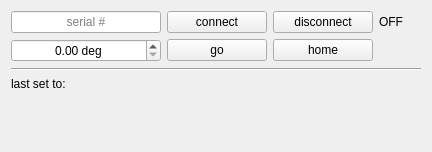
<?xml version="1.0" encoding="UTF-8"?>
<ui version="4.0">
 <class>ui_kcube</class>
 <widget class="QWidget" name="ui_kcube">
  <property name="geometry">
   <rect>
    <x>0</x>
    <y>0</y>
    <width>432</width>
    <height>152</height>
   </rect>
  </property>
  <property name="windowTitle">
   <string>Form</string>
  </property>
  <layout class="QVBoxLayout" name="verticalLayout">
   <item>
    <layout class="QHBoxLayout" name="horizontalLayout">
     <item>
      <widget class="QLineEdit" name="lineEdit">
       <property name="sizePolicy">
        <sizepolicy hsizetype="Fixed" vsizetype="Fixed">
         <horstretch>0</horstretch>
         <verstretch>0</verstretch>
        </sizepolicy>
       </property>
       <property name="minimumSize">
        <size>
         <width>150</width>
         <height>0</height>
        </size>
       </property>
       <property name="maximumSize">
        <size>
         <width>100</width>
         <height>16777215</height>
        </size>
       </property>
       <property name="inputMask">
        <string/>
       </property>
       <property name="text">
        <string/>
       </property>
       <property name="alignment">
        <set>Qt::AlignCenter</set>
       </property>
       <property name="placeholderText">
        <string>serial #</string>
       </property>
      </widget>
     </item>
     <item>
      <widget class="QPushButton" name="connect_button">
       <property name="sizePolicy">
        <sizepolicy hsizetype="Fixed" vsizetype="Fixed">
         <horstretch>0</horstretch>
         <verstretch>0</verstretch>
        </sizepolicy>
       </property>
       <property name="minimumSize">
        <size>
         <width>100</width>
         <height>0</height>
        </size>
       </property>
       <property name="maximumSize">
        <size>
         <width>75</width>
         <height>16777215</height>
        </size>
       </property>
       <property name="text">
        <string>connect</string>
       </property>
      </widget>
     </item>
     <item>
      <widget class="QPushButton" name="disconnect_button">
       <property name="sizePolicy">
        <sizepolicy hsizetype="Fixed" vsizetype="Fixed">
         <horstretch>0</horstretch>
         <verstretch>0</verstretch>
        </sizepolicy>
       </property>
       <property name="minimumSize">
        <size>
         <width>100</width>
         <height>0</height>
        </size>
       </property>
       <property name="maximumSize">
        <size>
         <width>75</width>
         <height>16777215</height>
        </size>
       </property>
       <property name="text">
        <string>disconnect</string>
       </property>
      </widget>
     </item>
     <item>
      <widget class="QLabel" name="label_on_off">
       <property name="sizePolicy">
        <sizepolicy hsizetype="Fixed" vsizetype="Preferred">
         <horstretch>0</horstretch>
         <verstretch>0</verstretch>
        </sizepolicy>
       </property>
       <property name="minimumSize">
        <size>
         <width>30</width>
         <height>0</height>
        </size>
       </property>
       <property name="text">
        <string>OFF</string>
       </property>
      </widget>
     </item>
     <item>
      <spacer name="horizontalSpacer_2">
       <property name="orientation">
        <enum>Qt::Horizontal</enum>
       </property>
       <property name="sizeHint" stdset="0">
        <size>
         <width>40</width>
         <height>20</height>
        </size>
       </property>
      </spacer>
     </item>
    </layout>
   </item>
   <item>
    <layout class="QHBoxLayout" name="horizontalLayout_2">
     <item>
      <widget class="QDoubleSpinBox" name="pos_to_go_doubleSpinBox">
       <property name="sizePolicy">
        <sizepolicy hsizetype="Fixed" vsizetype="Fixed">
         <horstretch>0</horstretch>
         <verstretch>0</verstretch>
        </sizepolicy>
       </property>
       <property name="minimumSize">
        <size>
         <width>150</width>
         <height>0</height>
        </size>
       </property>
       <property name="maximumSize">
        <size>
         <width>100</width>
         <height>16777215</height>
        </size>
       </property>
       <property name="alignment">
        <set>Qt::AlignCenter</set>
       </property>
       <property name="suffix">
        <string> deg</string>
       </property>
       <property name="decimals">
        <number>2</number>
       </property>
       <property name="maximum">
        <double>360.000000000000000</double>
       </property>
       <property name="value">
        <double>0.000000000000000</double>
       </property>
      </widget>
     </item>
     <item>
      <widget class="QPushButton" name="go_button">
       <property name="sizePolicy">
        <sizepolicy hsizetype="Fixed" vsizetype="Fixed">
         <horstretch>0</horstretch>
         <verstretch>0</verstretch>
        </sizepolicy>
       </property>
       <property name="minimumSize">
        <size>
         <width>100</width>
         <height>0</height>
        </size>
       </property>
       <property name="maximumSize">
        <size>
         <width>75</width>
         <height>16777215</height>
        </size>
       </property>
       <property name="text">
        <string>go</string>
       </property>
      </widget>
     </item>
     <item>
      <widget class="QPushButton" name="home_button">
       <property name="sizePolicy">
        <sizepolicy hsizetype="Fixed" vsizetype="Fixed">
         <horstretch>0</horstretch>
         <verstretch>0</verstretch>
        </sizepolicy>
       </property>
       <property name="minimumSize">
        <size>
         <width>100</width>
         <height>0</height>
        </size>
       </property>
       <property name="maximumSize">
        <size>
         <width>75</width>
         <height>16777215</height>
        </size>
       </property>
       <property name="text">
        <string>home</string>
       </property>
      </widget>
     </item>
     <item>
      <spacer name="horizontalSpacer">
       <property name="orientation">
        <enum>Qt::Horizontal</enum>
       </property>
       <property name="sizeHint" stdset="0">
        <size>
         <width>40</width>
         <height>20</height>
        </size>
       </property>
      </spacer>
     </item>
    </layout>
   </item>
   <item>
    <widget class="Line" name="line">
     <property name="orientation">
      <enum>Qt::Horizontal</enum>
     </property>
    </widget>
   </item>
   <item>
    <widget class="QLabel" name="last_pos_label">
     <property name="sizePolicy">
      <sizepolicy hsizetype="Minimum" vsizetype="Fixed">
       <horstretch>0</horstretch>
       <verstretch>0</verstretch>
      </sizepolicy>
     </property>
     <property name="minimumSize">
      <size>
       <width>200</width>
       <height>0</height>
      </size>
     </property>
     <property name="maximumSize">
      <size>
       <width>200</width>
       <height>16777215</height>
      </size>
     </property>
     <property name="text">
      <string>last set to:</string>
     </property>
     <property name="textInteractionFlags">
      <set>Qt::LinksAccessibleByKeyboard|Qt::LinksAccessibleByMouse|Qt::TextBrowserInteraction|Qt::TextSelectableByKeyboard|Qt::TextSelectableByMouse</set>
     </property>
    </widget>
   </item>
   <item>
    <widget class="QLabel" name="info_label">
     <property name="sizePolicy">
      <sizepolicy hsizetype="Minimum" vsizetype="Fixed">
       <horstretch>0</horstretch>
       <verstretch>0</verstretch>
      </sizepolicy>
     </property>
     <property name="minimumSize">
      <size>
       <width>200</width>
       <height>0</height>
      </size>
     </property>
     <property name="maximumSize">
      <size>
       <width>200</width>
       <height>16777215</height>
      </size>
     </property>
     <property name="text">
      <string/>
     </property>
    </widget>
   </item>
   <item>
    <spacer name="verticalSpacer">
     <property name="orientation">
      <enum>Qt::Vertical</enum>
     </property>
     <property name="sizeHint" stdset="0">
      <size>
       <width>17</width>
       <height>1</height>
      </size>
     </property>
    </spacer>
   </item>
  </layout>
 </widget>
 <resources/>
 <connections/>
</ui>
